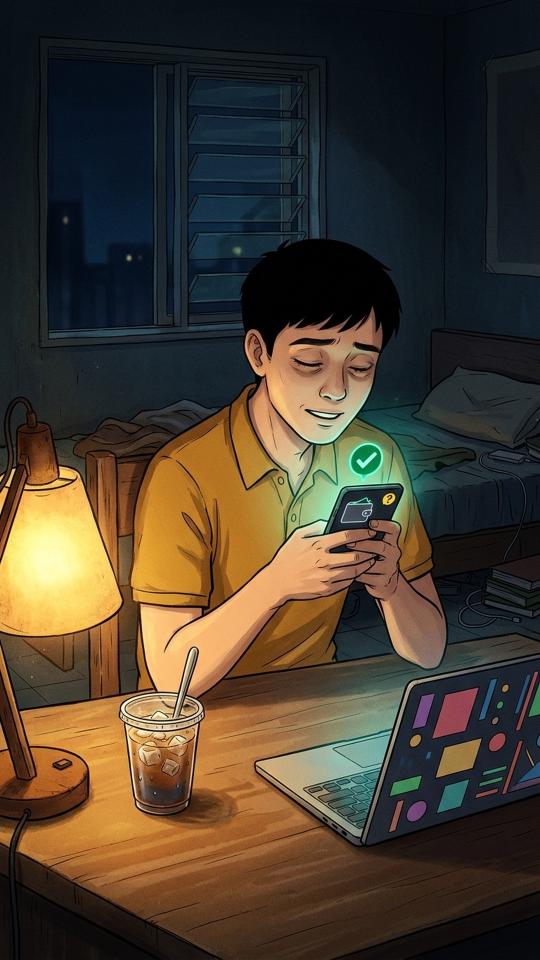
#> input picture factory619/materialAndDraft/EP08/assets/scene1_blink.jpg, 1080 x 1920 px (shown at 1/2 size)
$ python face_roi_prep.py --orig ../factory619/materialAndDraft/EP08/assets/scene1_blink.jpg --edit ../factory619/materialAndDraft/EP08/assets/scene1_blink.jpg --out out.png --roi 5 5 5 5
#> lines starting #> are read from the running program, lines starting #| are printed output that depends on the picture
# -*- coding: utf-8 -*-
"""
Reusable Pixel-Locked Face ROI Baker (`03_ENGINE/face_roi_prep.py`)
Chuẩn bị ảnh biến thể cho Living-Character Micro-Motion (A: eye_blink + B: mouth_sync):
  1. Nhận ảnh gốc (`sceneX.jpg`) + ảnh AI image-edit thô (nhắm mắt / ngậm miệng / mở miệng) + vùng ROI pixel.
  2. Tự động căn dịch chuyển (dx, dy trong [-12..+12]) bằng vòng neo xung quanh vùng ROI để lệch = 0px.
  3. Tự động cân màu da cục bộ trên viền 14px quanh ROI để triệt tiêu hoàn toàn viền màu.
  4. Chỉ hòa trộn vùng elip làm mềm biên lên ảnh gốc giữ nguyên 99% khung hình gốc 100% pixel.

Chạy nhanh qua CLI:
    python 03_ENGINE/face_roi_prep.py --orig scene1.jpg --edit raw_blink.jpg --out scene1_blink.jpg --roi 574 694 744 758 --feather 7.0
"""
from __future__ import annotations

import argparse
from pathlib import Path

import numpy as np
from PIL import Image, ImageDraw, ImageFilter

from motion_fx import fit_aspect_crop


def align_and_bake_roi(
    orig_path: str | Path,
    raw_edit_path: str | Path,
    out_path: str | Path,
    roi_px: tuple[int, int, int, int],
    anchor_pad: int = 56,
    feather_px: float = 8.0,
    search_r: int = 12,
    quality: int = 94,
) -> dict:
    """Align AI-edited face variant to original pixel-for-pixel via anchor ring correlation,
    match local border skin tone, and composite ONLY the elliptical ROI onto untouched original."""
#> called with out_path = 'out.png', roi_px = (5, 5, 5, 5), anchor_pad = 56, feather_px = 8, search_r = 12, quality = 94
    orig_p, edit_p, out_p = Path(orig_path), Path(raw_edit_path), Path(out_path)
    orig_im = Image.open(orig_p).convert("RGB")
#> orig_im is the input picture: PIL image 1080x1920 RGB; mean R, G, B 71.7, 61, 46.3
    W, H = orig_im.size
#> W = 1080; H = 1920
    edit_im = Image.open(edit_p).convert("RGB")
    if edit_im.size != (W, H):
        edit_im = fit_aspect_crop(edit_im, W, H).resize((W, H), Image.Resampling.LANCZOS)

    orig = np.asarray(orig_im, dtype=np.float32)
    edit = np.asarray(edit_im, dtype=np.float32)

    x0, y0, x1, y1 = [int(v) for v in roi_px]
    ax0, ay0 = max(search_r, x0 - anchor_pad), max(search_r, y0 - anchor_pad)
    ax1, ay1 = min(W - search_r, x1 + anchor_pad), min(H - search_r, y1 + anchor_pad)
#> ax1 = 61; ay1 = 61

    ring_mask = np.ones((ay1 - ay0, ax1 - ax0), dtype=bool)
    ring_mask[(y0 - ay0):(y1 - ay0), (x0 - ax0):(x1 - ax0)] = False
    orig_patch = orig[ay0:ay1, ax0:ax1]
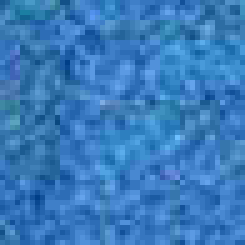
#> orig_patch: shape (49, 49, 3) float32 (shown 5 times larger); mean R, G, B 9.3, 16.5, 23.7; drawn with min black and max white

    best_dx, best_dy, best_err = 0, 0, 1e18
    for dy in range(-search_r, search_r + 1, 2):
        for dx in range(-search_r, search_r + 1, 2):
            cand = edit[ay0 + dy: ay1 + dy, ax0 + dx: ax1 + dx]
            err = float(np.mean(np.abs(cand[ring_mask] - orig_patch[ring_mask])))
            if err < best_err:
                best_err, best_dx, best_dy = err, dx, dy
#> after the loop, best_dx = 0; best_dy = 0; best_err = 0

    cx, cy = best_dx, best_dy
#> cx = 0; cy = 0
    for dy in range(max(-search_r, cy - 2), min(search_r, cy + 2) + 1):
        for dx in range(max(-search_r, cx - 2), min(search_r, cx + 2) + 1):
            cand = edit[ay0 + dy: ay1 + dy, ax0 + dx: ax1 + dx]
            err = float(np.mean(np.abs(cand[ring_mask] - orig_patch[ring_mask])))
            if err < best_err:
                best_err, best_dx, best_dy = err, dx, dy
#> after the loop, best_dx = 0; best_dy = 0; best_err = 0

    shifted = np.zeros_like(edit)
    src_y0, src_y1 = max(0, best_dy), min(H, H + best_dy)
#> src_y0 = 0; src_y1 = 1920
    src_x0, src_x1 = max(0, best_dx), min(W, W + best_dx)
#> src_x0 = 0; src_x1 = 1080
    dst_y0, dst_x0 = max(0, -best_dy), max(0, -best_dx)
#> dst_y0 = 0; dst_x0 = 0
    shifted[dst_y0: dst_y0 + (src_y1 - src_y0), dst_x0: dst_x0 + (src_x1 - src_x0)] = edit[src_y0:src_y1, src_x0:src_x1]

    pad_c = 14
    cx0, cy0 = max(0, x0 - pad_c), max(0, y0 - pad_c)
    cx1, cy1 = min(W, x1 + pad_c), min(H, y1 + pad_c)
#> cx1 = 19; cy1 = 19
    cmask = np.ones((cy1 - cy0, cx1 - cx0), dtype=bool)
    cmask[(y0 - cy0):(y1 - cy0), (x0 - cx0):(x1 - cx0)] = False
    o_ring = orig[cy0:cy1, cx0:cx1][cmask]
#> o_ring = 361 rows, first 8: [12, 21, 28], [9, 18, 25], [7, 14, 22], [8, 15, 23], [9, 16, 22], [9, 16, 22], [9, 16, 22], [9, 16, 22]
    e_ring = shifted[cy0:cy1, cx0:cx1][cmask]
#> e_ring has the same summary as o_ring
    diff_mean = np.clip(o_ring.mean(axis=0) - e_ring.mean(axis=0), -18.0, 18.0)
#> diff_mean = [0, 0, 0]
    matched = np.clip(shifted + diff_mean[None, None, :], 0.0, 255.0)

    m_im = Image.new("L", (W, H), 0)
#> m_im: PIL image 1080x1920 L; every value is 0
    ImageDraw.Draw(m_im).ellipse([x0, y0, x1, y1], fill=255)
    m_im = m_im.filter(ImageFilter.GaussianBlur(radius=feather_px))
    alpha = np.asarray(m_im, dtype=np.float32)[:, :, None] / 255.0
#> alpha: shape (1920, 1080, 1) float32; every value is 0

    comp = orig * (1.0 - alpha) + matched * alpha
    out_p.parent.mkdir(parents=True, exist_ok=True)
    Image.fromarray(np.clip(comp, 0, 255).astype(np.uint8), mode="RGB").save(out_p, quality=quality)

    # Return normalized region with ~10px safety margin ready for episode.json
    pad_norm = 10
    norm_region = [
        round(max(0.0, (x0 - pad_norm) / W), 3),
        round(max(0.0, (y0 - pad_norm) / H), 3),
        round(min(1.0, (x1 + pad_norm) / W), 3),
        round(min(1.0, (y1 + pad_norm) / H), 3),
    ]
#> norm_region = [0, 0, 0.014, 0.008]
    return {
        "out": str(out_p),
        "shift_px": [best_dx, best_dy],
        "ring_l1": round(best_err, 2),
        "color_shift_rgb": [round(float(v), 1) for v in diff_mean],
        "recommended_region": norm_region,
    }


def make_face_qc_sheet(
    rows: list[tuple[str, tuple[int, int, int, int], list[Path]]],
    out_path: str | Path,
    cell_size: int = 360,
) -> Path:
    """Build side-by-side zoomed Face QC contact sheet (ORIG | BLINK | MOUTH_CLOSED | MOUTH_OPEN)."""
    max_cols = max(len(r[2]) for r in rows)
    sheet = Image.new("RGB", (cell_size * max_cols, cell_size * len(rows)), (18, 20, 26))
    d = ImageDraw.Draw(sheet)
    for ri, (tag, box, paths) in enumerate(rows):
        for ci, p in enumerate(paths):
            crop = Image.open(p).convert("RGB").crop(box).resize((cell_size, cell_size), Image.Resampling.LANCZOS)
            sheet.paste(crop, (ci * cell_size, ri * cell_size))
            d.rectangle([ci * cell_size, ri * cell_size, ci * cell_size + 240, ri * cell_size + 26], fill=(0, 0, 0))
            d.text((ci * cell_size + 6, ri * cell_size + 6), f"{tag}: {Path(p).name}", fill=(255, 240, 120))
    out_p = Path(out_path)
    out_p.parent.mkdir(parents=True, exist_ok=True)
    sheet.save(out_p, quality=92)
    return out_p


def main() -> None:
    ap = argparse.ArgumentParser(description="Bake pixel-locked elliptical eye/mouth ROI variants onto original scene.")
    ap.add_argument("--orig", required=True, help="Original approved scene image")
    ap.add_argument("--edit", required=True, help="Raw AI-edited blink/mouth image")
    ap.add_argument("--out", required=True, help="Output pixel-locked scene variant path")
    ap.add_argument("--roi", type=int, nargs=4, required=True, metavar=("X0", "Y0", "X1", "Y1"), help="Tight pixel ROI box")
    ap.add_argument("--feather", type=float, default=8.0, help="Elliptical feather radius in px (default 8.0)")
    ap.add_argument("--search", type=int, default=12, help="Max alignment shift search in px (default 12)")
    args = ap.parse_args()
    res = align_and_bake_roi(args.orig, args.edit, args.out, tuple(args.roi), feather_px=args.feather, search_r=args.search)
#> res = {'out': 'out.png', 'shift_px': [0, 0], 'ring_l1': 0, 'color_shift_rgb': [0, 0, 0], 'recommended_region': [0, 0, 0.014, 0.008]}
    print(f"OK -> {res['out']} | shift={res['shift_px']} ring_L1={res['ring_l1']} color={res['color_shift_rgb']} region={res['recommended_region']}")
#| OK -> out.png | shift=[0, 0] ring_L1=0.0 color=[0.0, 0.0, 0.0] region=[0.0, 0.0, 0.014, 0.008]


if __name__ == "__main__":
    main()

$ run again, with factory619/materialAndDraft/EP08/assets/scene5_mouth_closed.jpg copied over factory619/materialAndDraft/EP08/assets/scene1_blink.jpg
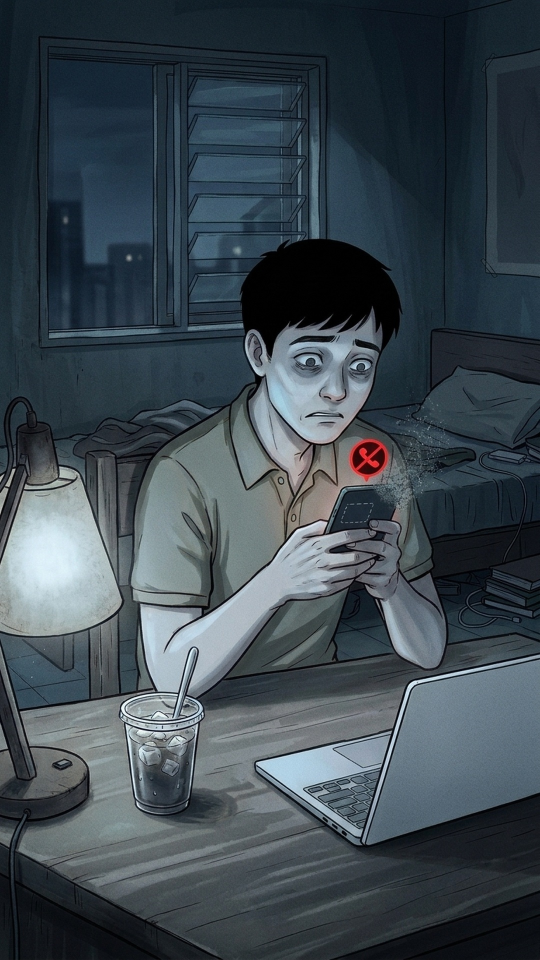
#> input picture factory619/materialAndDraft/EP08/assets/scene5_mouth_closed.jpg, 1080 x 1920 px (shown at 1/2 size)
#> in align_and_bake_roi, orig_im is the input picture: PIL image 1080x1920 RGB; mean R, G, B 61.5, 72.9, 80.8
#> in align_and_bake_roi, `orig_patch = orig[ay0:ay1, ax0:ax1]`:
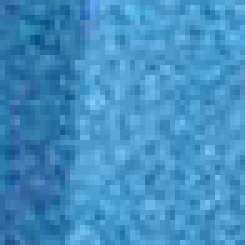
#> orig_patch: shape (49, 49, 3) float32 (shown 5 times larger); mean R, G, B 17.3, 30.2, 39.2; drawn with min black and max white
#> after the loop in align_and_bake_roi, `for dy in range(-search_r, search_r + 1, 2):`: best_dx = 0
#> src_y1 = 1920
#> src_x0 = 0; src_x1 = 1080
#> dst_y0 = 0
#> o_ring = 361 rows, first 8: [16, 29, 38], [19, 32, 41], [16, 29, 38], [16, 29, 38], [21, 34, 43], [19, 32, 41], [14, 28, 37], [15, 29, 38]
#> e_ring has the same summary as o_ring
#> diff_mean = [0, 0, 0]
#> m_im: PIL image 1080x1920 L; every value is 0
#> alpha: shape (1920, 1080, 1) float32; every value is 0
#> res = {'out': 'out.png', 'shift_px': [0, 0], 'ring_l1': 0, 'color_shift_rgb': [0, 0, 0], 'recommended_region': [0, 0, 0.014, 0.008]}
#| OK -> out.png | shift=[0, 0] ring_L1=0.0 color=[0.0, 0.0, 0.0] region=[0.0, 0.0, 0.014, 0.008]
